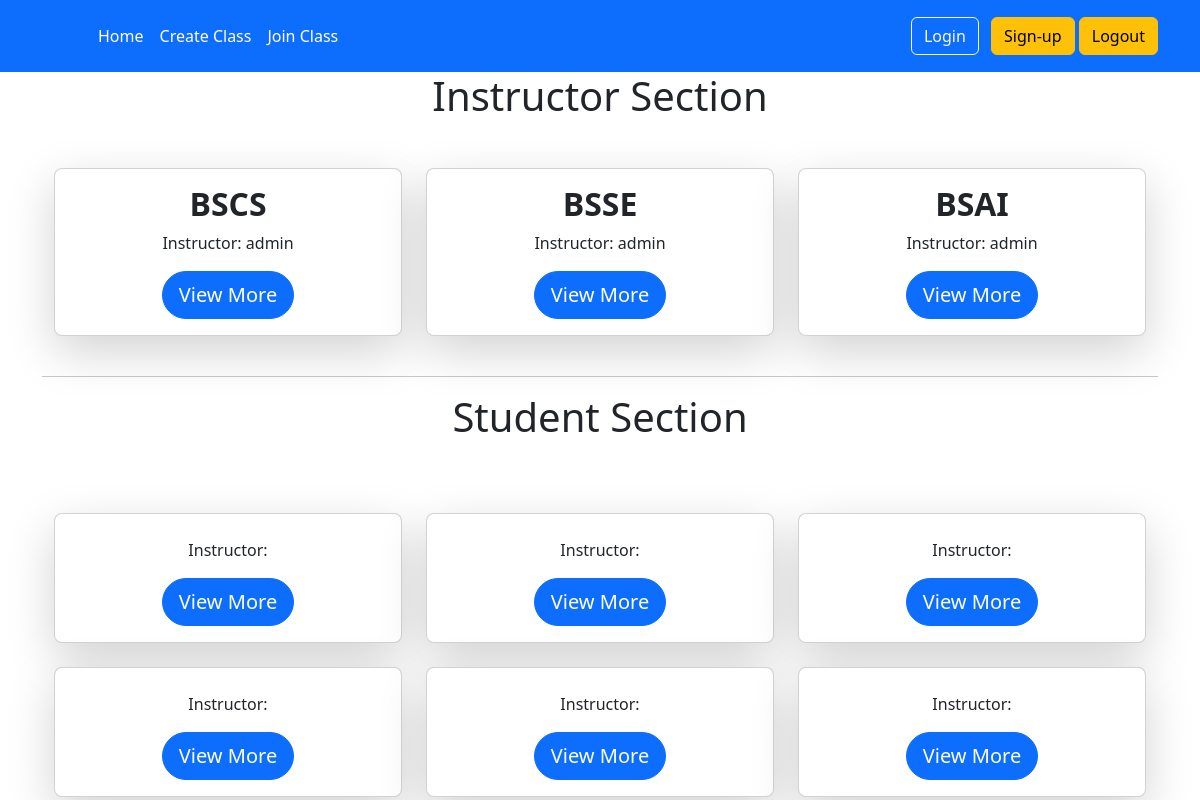
Page / (signed in) on the earlier database version.
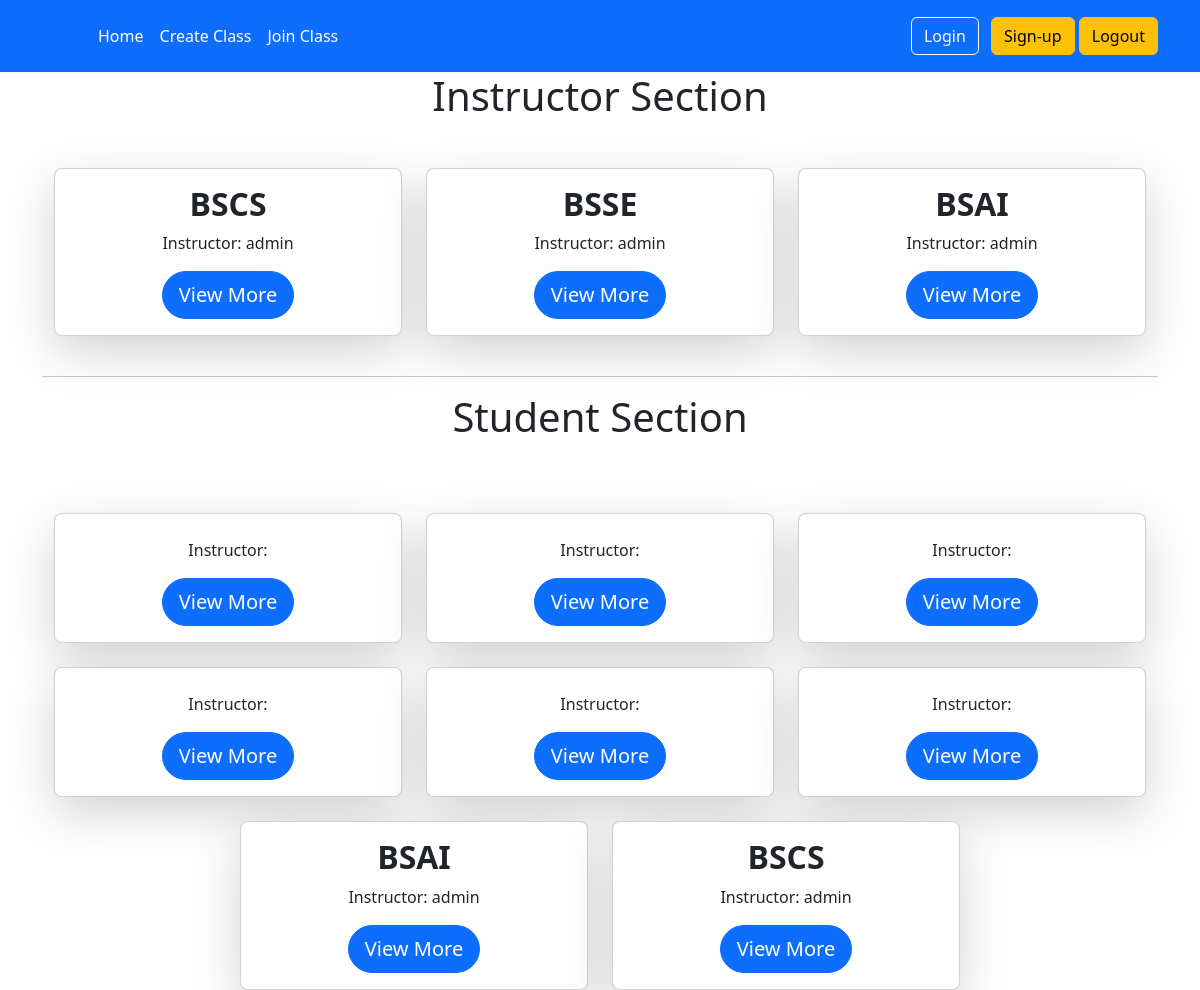
Same page on the later database version.
### authz/models.py (models this page shows, shortened)
class GoogleClass(models.Model):
    class_name = models.CharField(max_length=255)
    class_code = models.CharField(max_length=100)
    instructor = models.ForeignKey(User, null=True, blank=True ,on_delete=models.CASCADE)

class Student(models.Model):
    name = models.ForeignKey(User,on_delete=models.CASCADE)
    profilepic = models.FileField(upload_to='image/',null=True,blank=True)
    students = models.ForeignKey(GoogleClass,on_delete=models.CASCADE,null=True,related_name='classinstructor')

### home/views/home_view.py (the view)
# urls.py: path('',include('home.urls')),
@login_required
def home(request):
    current_user = request.user
    googlcls = GoogleClass.objects.filter(instructor__username = current_user)
    googlclss = Student.objects.filter(name=current_user)
    context = {
        'classs': googlcls,
        'std': googlclss,
    }
    return render(request,'home.html',context)

### templates/home.html (shortened to what this page needs)
{% extends "base.html" %}
{% block content %}
<h1 class="text-center">Instructor Section</h1>
<div class="container mt-5">
    <div class="row justify-content-center">
        {% for clas in classs %}
        <div class="col-md-4 mb-4">
            <div class="card shadow-lg rounded-3">
                <div class="card-body text-center">
                    <h2 class="card-title fw-bold">{{ clas.class_name }}</h2>
                    <p class="card-text">Instructor: {{ clas.instructor.username }}</p>
                    <a href="{% url 'resource' clas.id %}" class="btn btn-primary btn-lg rounded-pill">View More</a>
                </div>
            </div>
        </div>
        {% endfor %}
    </div>
</div>
<hr>
<h1 class="text-center">Student Section</h1>
<div class="container mt-5">
    <div class="row justify-content-center">
        {% for stds in std %}
        <div class="col-md-4 mt-4">
            <div class="card shadow-lg rounded-3">
                <div class="card-body text-center">
                    <h2 class="card-title fw-bold">{{ stds.students.class_name }}</h2>
                    <p class="card-text">Instructor: {{ stds.students.instructor.username }}</p>
                    <a href="{% url 'resource' stds.id %}" class="btn btn-primary btn-lg rounded-pill">View More</a>
                </div>
            </div>
        </div>
        {% endfor %}
    </div>
</div>
{% endblock content %}

Differences in the rows shown:
added Student: students.class_name "BSAI", students.instructor.username "admin"
added Student: students.class_name "BSCS", students.instructor.username "admin"
